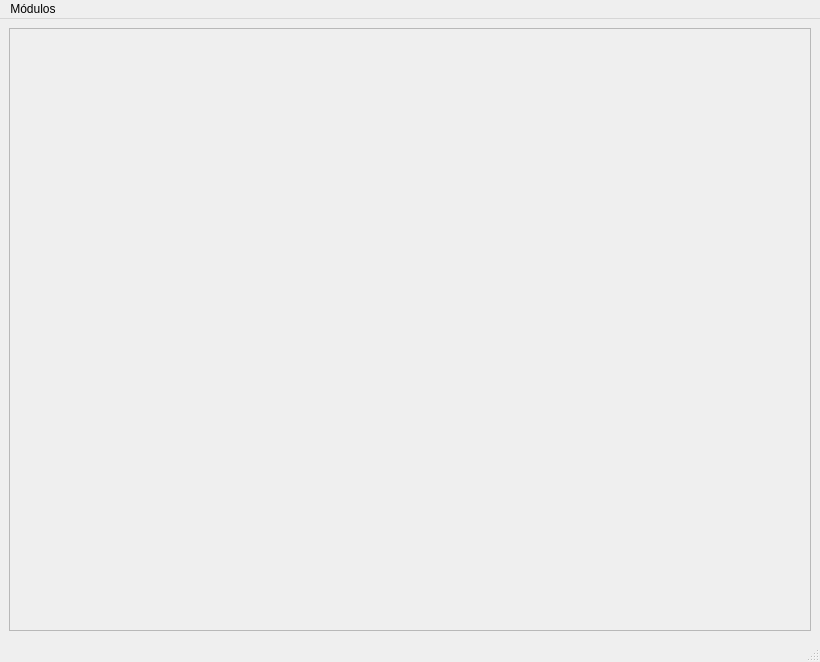
<?xml version="1.0" encoding="UTF-8"?>
<ui version="4.0">
 <class>MainWindow</class>

 <widget class="QMainWindow" name="MainWindow">
  <property name="geometry">
   <rect>
    <x>0</x>
    <y>0</y>
    <width>820</width>
    <height>662</height>
   </rect>
  </property>

  <property name="windowTitle">
   <string>FruitStore</string>
  </property>

  <property name="minimumSize">
   <size>
    <width>820</width>
    <height>662</height>
   </size>
  </property>

  <widget class="QWidget" name="centralwidget">
   <layout class="QVBoxLayout" name="verticalLayoutPrincipal">
    <item>
     <widget class="QFrame" name="frm_principal">
      <property name="frameShape">
       <enum>QFrame::StyledPanel</enum>
      </property>
      <property name="frameShadow">
       <enum>QFrame::Raised</enum>
      </property>
      <layout class="QVBoxLayout" name="verticalLayout"/>
     </widget>
    </item>
   </layout>
  </widget>

  <widget class="QMenuBar" name="menubar">

   <widget class="QMenu" name="mnu_modulos">
    <property name="title">
     <string>Módulos</string>
    </property>

    <addaction name="act_abrir_categorias"/>
    <addaction name="act_abrir_productos"/>
    <addaction name="act_abrir_proveedores"/>
    <addaction name="act_abrir_compras"/>
    <addaction name="act_abrir_ventas"/>
    <addaction name="act_abrir_vendedores"/>

   </widget>

   <addaction name="mnu_modulos"/>

  </widget>

  <widget class="QStatusBar" name="statusbar"/>

  <!-- ACCIONES -->

  <action name="act_abrir_categorias">
   <property name="text">
    <string>Categorías</string>
   </property>
  </action>

  <action name="act_abrir_productos">
   <property name="text">
    <string>Productos</string>
   </property>
  </action>

  <action name="act_abrir_proveedores">
   <property name="text">
    <string>Proveedores</string>
   </property>
  </action>

  <action name="act_abrir_compras">
   <property name="text">
    <string>Compras</string>
   </property>
  </action>

  <action name="act_abrir_ventas">
   <property name="text">
    <string>Ventas</string>
   </property>
  </action>

  <action name="act_abrir_vendedores">
   <property name="text">
    <string>Vendedores</string>
   </property>
  </action>

 </widget>

 <resources/>
 <connections/>
</ui>
